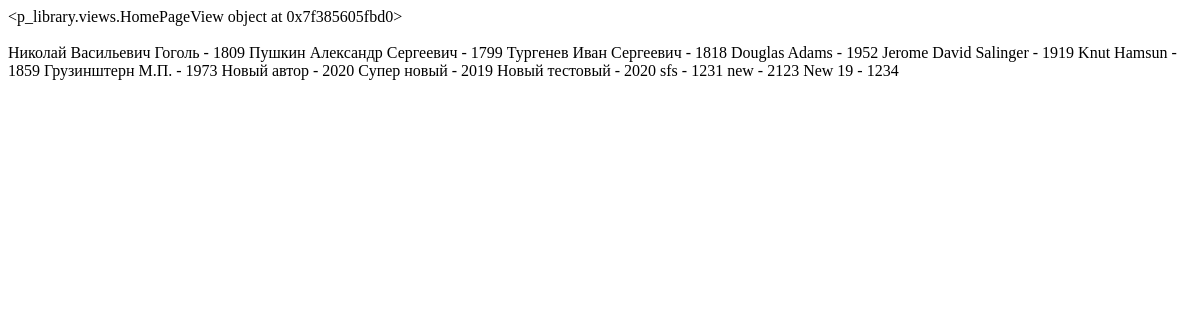
Before: /class_test with the older database file.
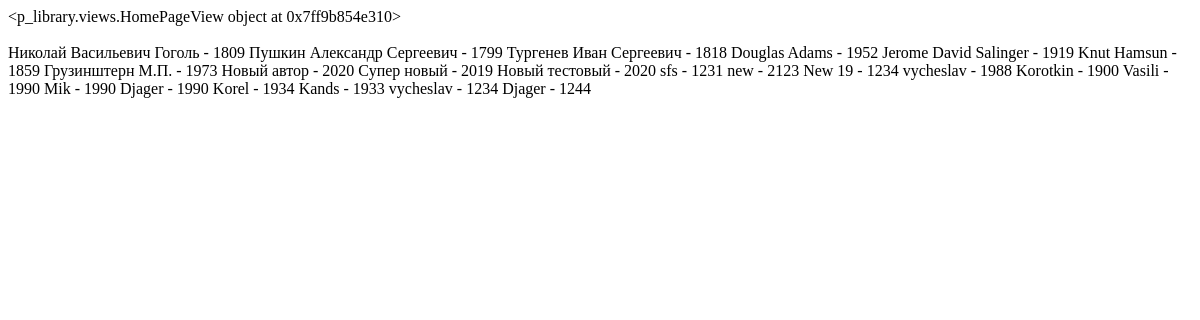
After: the same page with the newer database file.
### p_library/models.py (models this page shows)
class Author(models.Model):
    full_name = models.TextField(max_length=100)
    birth_year = models.SmallIntegerField()
    country = models.CharField(max_length=2)
    face = models.ImageField(upload_to='face_author/%M/%S', blank=True)
    def __str__(self):
        return  f"{self.full_name} - {self.birth_year}"

### p_library/views.py (the view)
# urls.py: path('class_test', HomePageView.as_view()),
class HomePageView(TemplateView):
    template_name = "class-base.html"
    def get_context_data(self, **kwargs):
        context = super().get_context_data(**kwargs)
        context["full_name"] = Author.objects.all()
        return context

### p_library/templates/class-base.html (shortened to what this page needs)
<!DOCTYPE html>
<html lang="en">
<head>
</head>
<body>
{{ view }}<br><br>
{% for i in full_name %}
    {{ i }}
{% endfor %}
</body>
</html>

Changed rows visible on the page:
added Author: full_name+birth_year "vycheslav - 1988"
added Author: full_name+birth_year "Korotkin - 1900"
added Author: full_name+birth_year "Vasili - 1990"
added Author: full_name+birth_year "Mik - 1990"
added Author: full_name+birth_year "Djager - 1990"
added Author: full_name+birth_year "Korel - 1934"
added Author: full_name+birth_year "Kands - 1933"
added Author: full_name+birth_year "vycheslav - 1234"
added Author: full_name+birth_year "Djager - 1244"
Other visible differences:
{{ view }}: "<p_library.views.HomePageView object at 0x7f385605fbd0>" → "<p_library.views.HomePageView object at 0x7ff9b854e310>"
